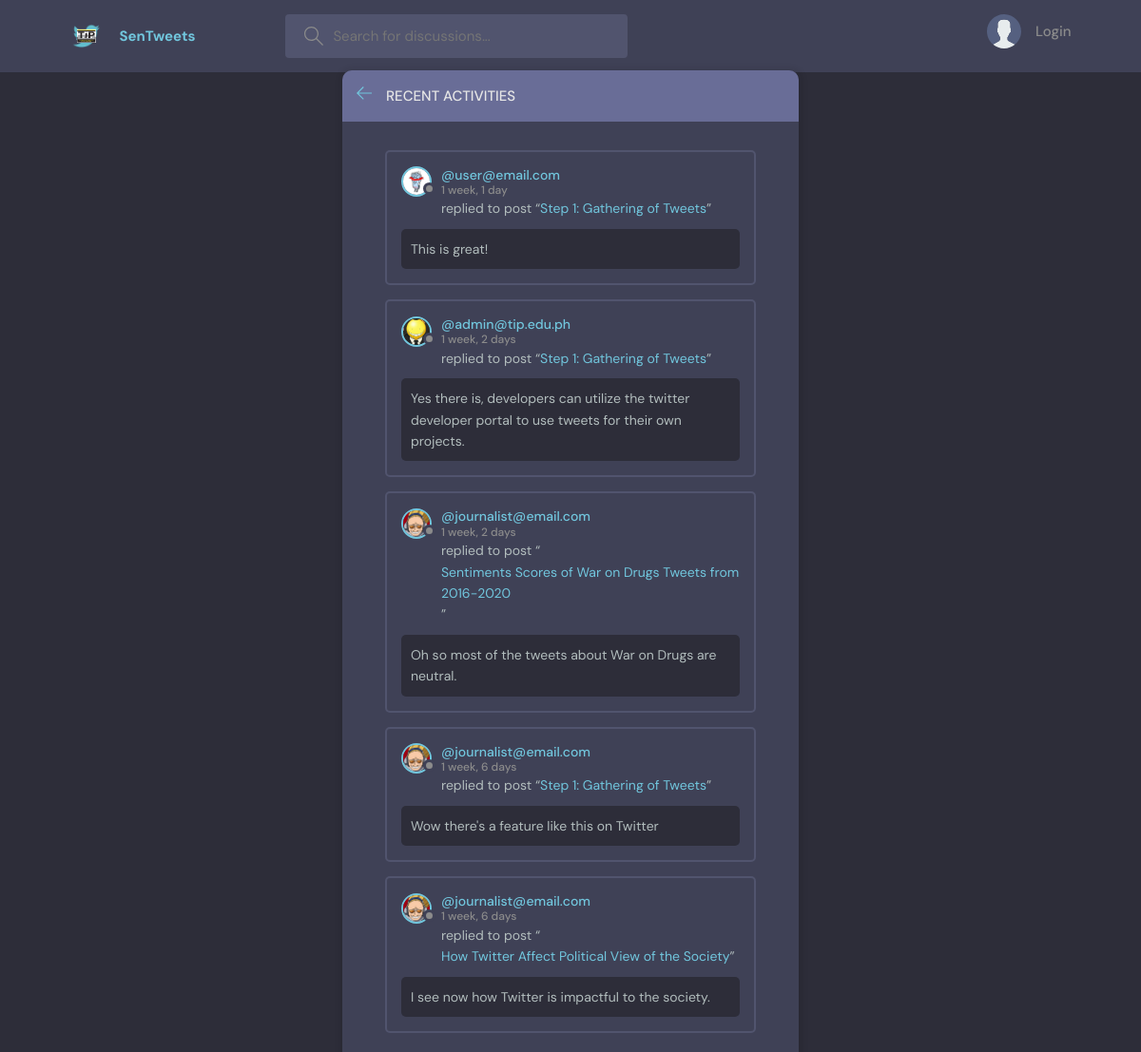
The page /activity/ on the database its author committed.
### base/models.py (models this page shows, shortened)
class Message(models.Model):
    user = models.ForeignKey(User, on_delete=models.CASCADE)
    room = models.ForeignKey(Room, on_delete=models.CASCADE)
    body = models.TextField()
    updated = models.DateTimeField(auto_now=True)
    created = models.DateTimeField(auto_now_add=True)
    class Meta:
        ordering = ['-updated', '-created']

class User(AbstractUser):
    name = models.CharField(max_length=200, null=True)
    email = models.EmailField(unique = True,null=True)
    bio = models.TextField(null=True)
    avatar = models.ImageField(null=True, default ="avatar.svg")
    USERNAME_FIELD = 'email'
    REQUIRED_FIELDS = []

class Room(models.Model):
    host = models.ForeignKey(User, on_delete=models.SET_NULL, null=True)
    topic = models.ForeignKey(Topic, on_delete=models.SET_NULL, null=True)
    name = models.CharField(max_length=200)
    description = models.TextField(null=True, blank=True)
    participants = models.ManyToManyField(User, related_name='participants', blank=True)
    updated = models.DateTimeField(auto_now=True)
    created = models.DateTimeField(auto_now_add=True)
    header_image = models.ImageField(null=True, blank = True)
    class Meta:
        ordering = ['created']
    def __str__(self):
        return self.name

### base/views.py (the view)
def activityPage(request):
    room_messages = Message.objects.all()
    return render(request, 'base/activity.html',{'room_messages':room_messages})

### base/templates/base/activity.html (shortened to what this page needs)
{% extends 'main.html' %}
{% block content %}
    <main class="layout">
      <div class="container">
        <div class="layout__box">
          <div class="layout__boxHeader">
            <div class="layout__boxTitle">
              <a href="{% url 'SenTweets home' %}">
                <svg version="1.1" xmlns="http://www.w3.org/2000/svg" width="32" height="32" viewBox="0 0 32 32">
                  <title>arrow-left</title>
                  <path
                    d="M13.723 2.286l-13.723 13.714 13.719 13.714 1.616-1.611-10.96-10.96h27.625v-2.286h-27.625l10.965-10.965-1.616-1.607z"
                  ></path>
                </svg>
              </a>
              <h3>Recent Activities</h3>
            </div>
          </div>
          <div class="activities-page layout__body">
                {% for message in room_messages %}
                <div class="activities__box">
                  <div class="activities__boxHeader roomListRoom__header">
                    <a href="{% url 'user-profile' message.user.id %}" class="roomListRoom__author">
                      <div class="avatar avatar--small">
                        <img src="{{message.user.avatar.url}}" />
                      </div>
                      <p>
                        @{{message.user}}
                        <span>{{message.created|timesince}} </span>
                      </p>
                    </a>
                  </div>
                  <div class="activities__boxContent">
                    <p>replied to post “<a href="{% url 'room' message.room.id %}">{{message.room}}</a>”</p>
                    <div class="activities__boxRoomContent">
                    {{message.body}}
                    </div>
                  </div>
                </div>
              {% endfor %}
              </div>
            </div>
          </div>
        </main>
{% endblock content %}

### static/styles/style.css (style rules this page uses)
:root { --color-main: #71c6dd; --color-main-light: #e1f6fb; --color-dark: #3f4156; --color-dark-medium: #51546e; --color-dark-light: #696d97; --color-light: #e5e5e5; --color-gray: #8b8b8b; --color-light-gray: #b2bdbd; --color-bg: #2d2d39; --color-success: #5dd693; --color-error: #fc4b0b; }
* { font-family: "DM Sans", -apple-system, BlinkMacSystemFont, "Segoe UI", Roboto, Oxygen, Ubuntu, Cantarell, "Open Sans", "Helvetica Neue", sans-serif; margin: 0; padding: 0; box-sizing: border-box; text-rendering: optimizeLegibility; font-size: inherit; }
html { font-size: 56.25%; }
@media only screen and (min-width: 1200px) { html { font-size: 62.5%; } }
body { line-height: 1.6; font-weight: 400; font-size: 1.5rem; color: var(--color-light-gray); background-color: var(--color-bg); min-height: 100vh; }
img { width: 100%; }
a { display: inline-block; color: var(--color-main); text-decoration: none; }
.container { max-width: 120rem; width: 90%; margin: auto; }
.avatar { position: relative; display: inline-block; border-radius: 50%; border: 2px solid var(--color-main); }
.avatar img { display: block; border-radius: 50%; object-fit: cover; object-position: center; }
.avatar::after { content: ""; display: block; position: absolute; background-color: var(--color-gray); z-index: 111; border-radius: 50%; border: 0.3rem solid var(--color-dark); }
.avatar.avatar--small img { width: 2.8rem; height: 2.8rem; }
.avatar.avatar--small:after { width: 0.7rem; height: 0.7rem; bottom: 0px; right: -6px; }
.layout { margin-top: 2.4rem; }
.layout > .container { display: flex; justify-content: space-between; align-items: flex-start; }
.layout__box { width: 90%; max-width: 48rem; min-height: 40rem; position: absolute; top: 50%; left: 50%; transform: translate(-50%, -46%); background-color: var(--color-dark); border-radius: 1rem; box-shadow: 1px 1px 6px 3px rgba(0, 0, 0, 0.1); overflow: hidden; }
.layout__boxHeader { display: flex; padding: 1.5rem; background-color: var(--color-dark-light); }
.layout__boxTitle { display: flex; gap: 1.5rem; align-items: center; }
.layout__boxTitle h3 { text-transform: uppercase; font-weight: 500; color: var(--color-light); }
.layout__boxTitle svg { width: 1.6rem; height: 1.6rem; fill: var(--color-main); }
.layout__body { margin: 3rem; }
.roomListRoom__header { display: flex; justify-content: space-between; align-items: center; }
.roomListRoom__author { font-weight: 500; display: flex; align-items: center; gap: 1rem; }
.activities__box { margin: 1.5rem; padding: 1.5rem; border: 2px solid var(--color-dark-medium); border-radius: 5px; }
.activities__boxHeader p { font-size: 1.4rem; line-height: 1.3; }
.activities__boxHeader p span { color: var(--color-gray); font-size: 1.2rem; display: block; }
.activities__boxContent { margin-left: 4.2rem; }
.activities__boxContent { font-size: 1.4rem; }
.activities__boxRoomContent { background: var(--color-bg); padding: 1rem; border-radius: 5px; margin-top: 1rem; margin-left: -4.2rem; }

### rows shown on the page
Message: user.avatar (picture), user "user@email.com", created "1 week, 1 day", room "Step 1: Gathering of Tweets", body "This is great!"
Message: user.avatar (picture), user "admin@tip.edu.ph", created "1 week, 2 days", room "Step 1: Gathering of Tweets", body "Yes there is, developers can utilize the twitter developer portal to use tweets for their own projects."
Message: user.avatar (picture), user "journalist@email.com", created "1 week, 2 days", room "Sentiments Scores of War on Drugs Tweets from 2016-2020", body "Oh so most of the tweets about War on Drugs are neutral."
Message: user.avatar (picture), user "journalist@email.com", created "1 week, 6 days", room "Step 1: Gathering of Tweets", body "Wow there's a feature like this on Twitter"
Message: user.avatar (picture), user "journalist@email.com", created "1 week, 6 days", room "How Twitter Affect Political View of the Society", body "I see now how Twitter is impactful to the society."
